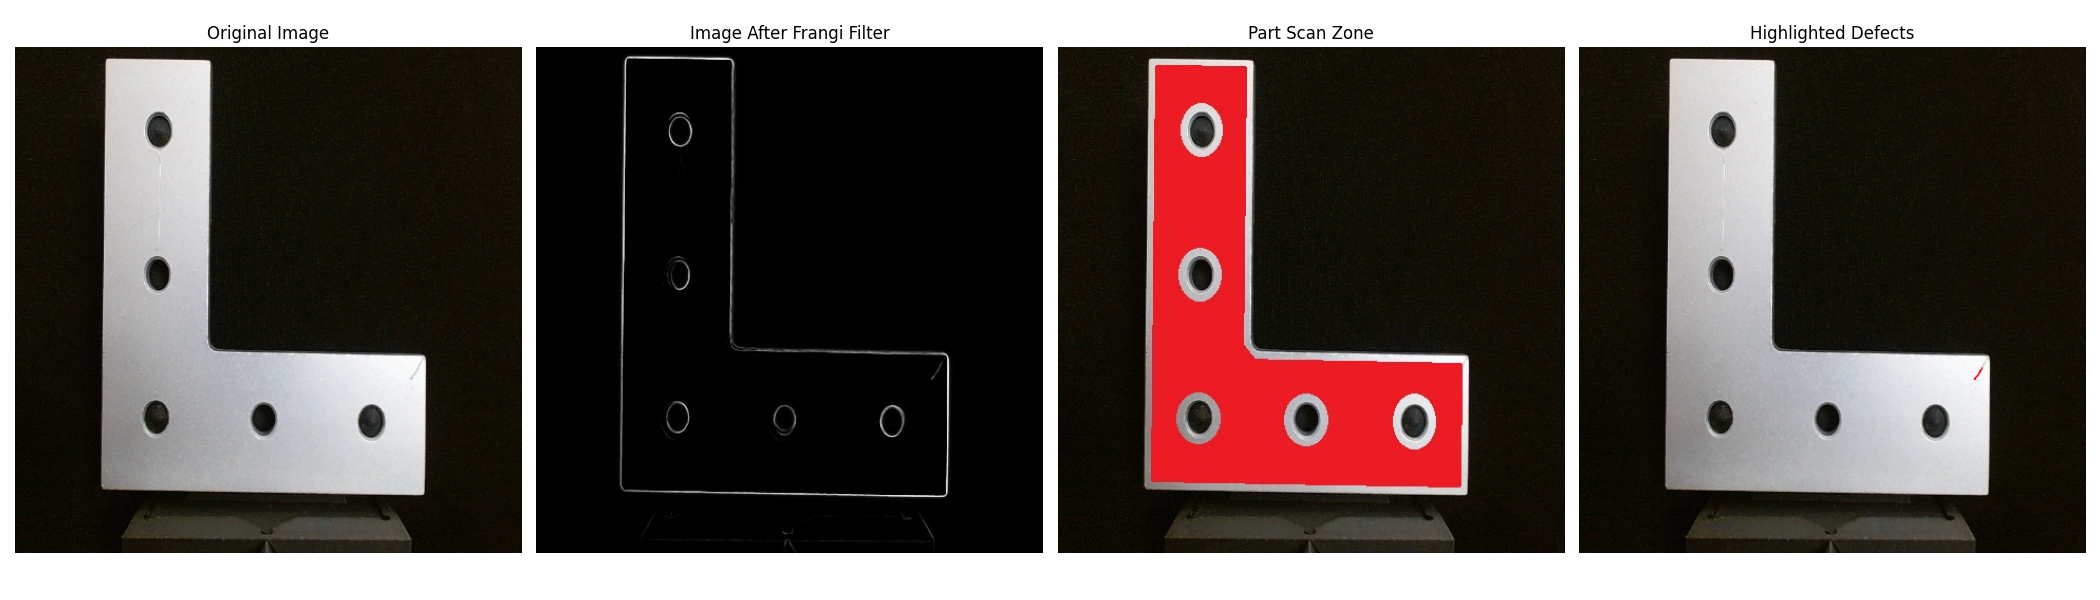

The script that drew this image:
import cv2
import numpy as np
import matplotlib.pyplot as plt
from skimage.filters import frangi
from skimage import util

# 1) Load image1.jpg
img1 = cv2.imread("pres_scratch.jpg")
if img1 is None:
    raise FileNotFoundError("image1.jpg not found in current directory.")

# Convert to RGB for display later
img1_rgb = cv2.cvtColor(img1, cv2.COLOR_BGR2RGB)

# 2) Convert image1 to grayscale
gray1 = cv2.cvtColor(img1, cv2.COLOR_BGR2GRAY)

# 3) Apply Frangi filter
vesselness = frangi(gray1, sigmas=np.arange(1, 5, 1), black_ridges=True)

# 4) Convert float image (0–1) to 8-bit (0–255)
vesselness_img = util.img_as_ubyte(vesselness)

# 5) Load image2.jpg
img2 = cv2.imread("pres_scratch_keepout.jpg")
if img2 is None:
    raise FileNotFoundError("image2.jpg not found in current directory.")

img2_rgb = cv2.cvtColor(img2, cv2.COLOR_BGR2RGB)

# 6) Pick out red pixels from image2
# Since OpenCV loads in BGR format:
# Red ≈ [255,0,0] in RGB → [0,0,255] in BGR
blue_channel = img2[:, :, 0]
green_channel = img2[:, :, 1]
red_channel = img2[:, :, 2]

# Create mask for strong red pixels
red_mask = (
    (red_channel > 200) &
    (green_channel < 50) &
    (blue_channel < 50)
)

# 7) Compare the two images
# Condition:
# - Frangi pixel value > 20
# - Pixel location is red in image2

highlight_img = img1_rgb.copy()

condition = (vesselness_img > 20) & red_mask

# Highlight those pixels in red on image1
highlight_img[condition] = [255, 0, 0]  # RGB red

# 8) Show results
plt.figure(figsize=(21, 6))

plt.subplot(1, 4, 1)
plt.imshow(img1_rgb)
plt.title("Original Image")
plt.axis("off")

plt.subplot(1, 4, 2)
plt.imshow(vesselness_img, cmap="gray")
plt.title("Image After Frangi Filter")
plt.axis("off")

plt.subplot(1, 4, 3)
plt.imshow(img2_rgb)
plt.title("Part Scan Zone")
plt.axis("off")

plt.subplot(1, 4, 4)
plt.imshow(highlight_img)
plt.title("Highlighted Defects")
plt.axis("off")

plt.tight_layout()
plt.show()
